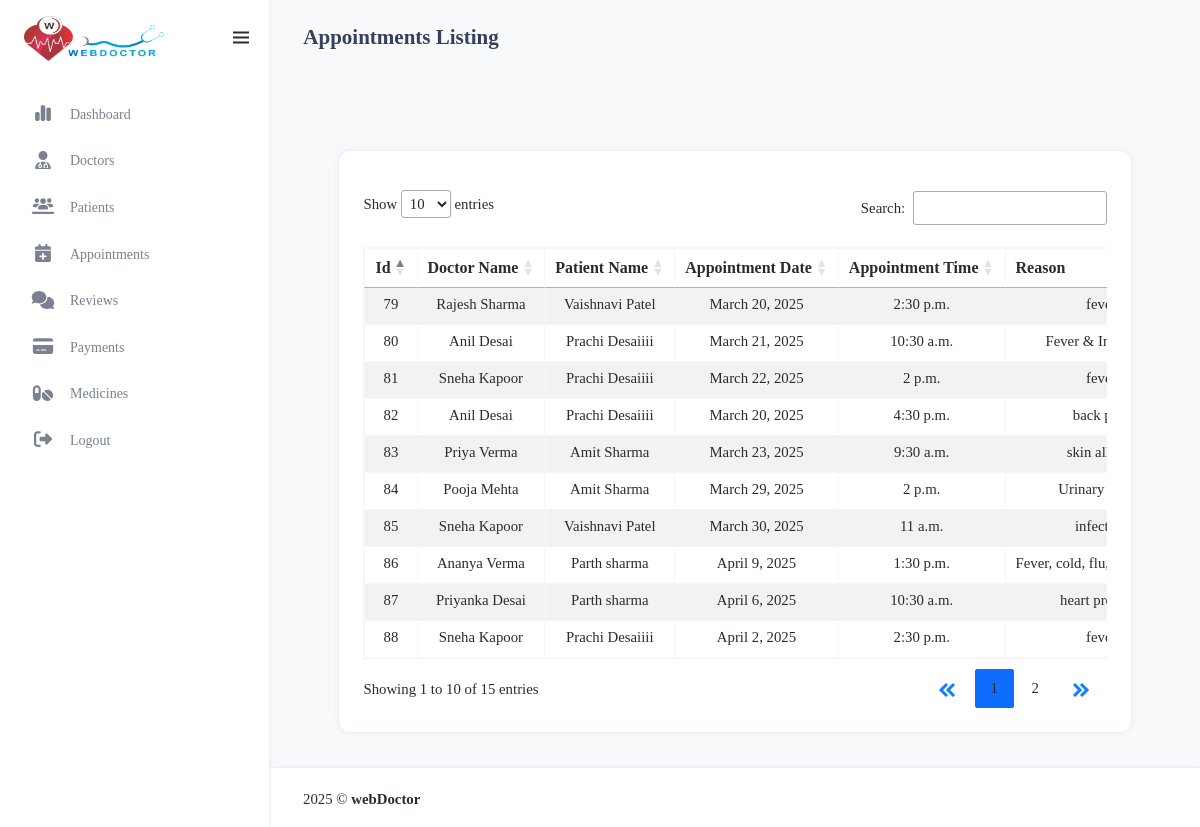
The page /admin_manage_appointments/ on the database as committed earlier.
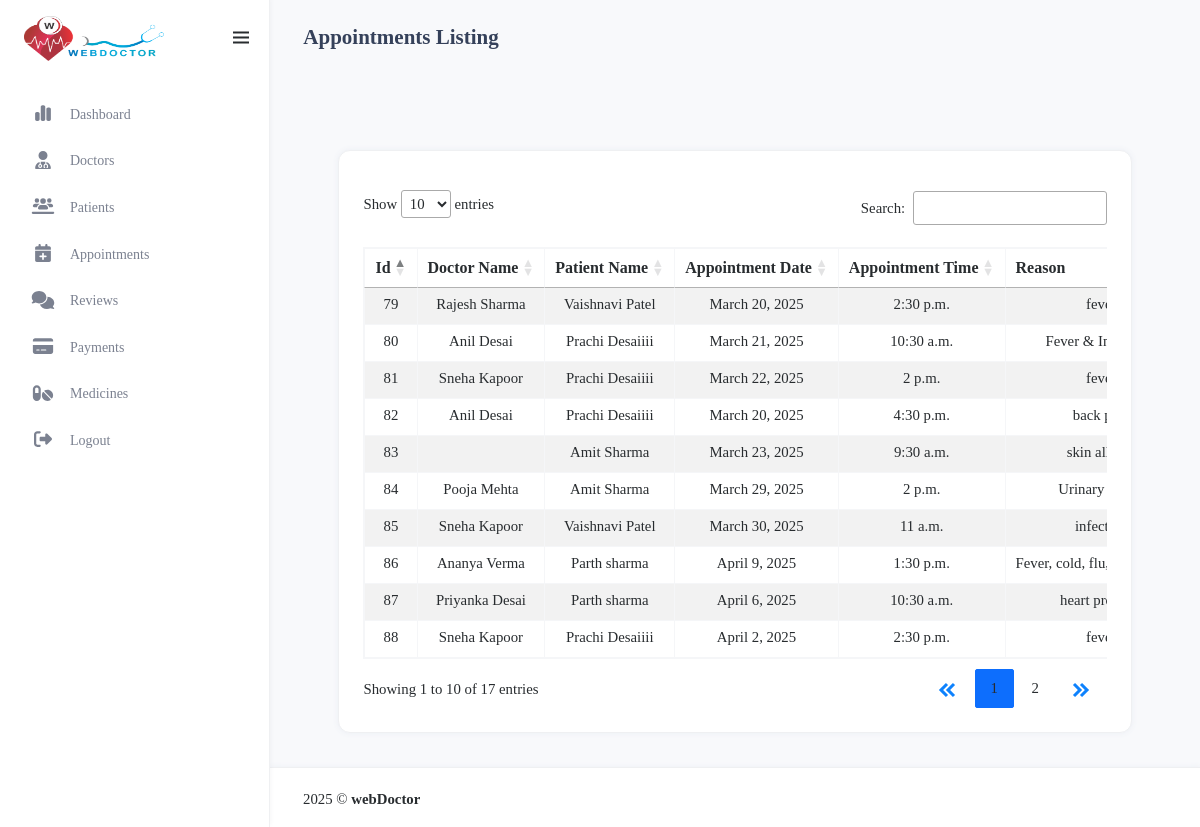
The same page on the database as committed later.
### myapp/models.py (models this page shows, shortened)
class appointment(models.Model):
     STATUS_CHOICE=[('Pending', 'Pending'), ('Confirm', 'Confirm'), ('Cancelled', 'Cancelled')]
     doctor_id=models.ForeignKey(doctorRegister,on_delete=models.CASCADE)
     patient_id=models.ForeignKey(patientRegister,on_delete=models.CASCADE)
     appointment_date = models.DateField()
     appointment_time = models.TimeField()
     reason = models.TextField(null=True)
     symptoms = models.CharField(max_length=255, blank=True, null=True)
     status = models.CharField(max_length=20, choices=STATUS_CHOICE, default='Pending')
     reason = models.TextField(null=True)
     symptoms = models.CharField(max_length=255, blank=True, null=True)
     booking_date = models.DateField(default=now)
     meeting_link = models.URLField(blank=True, null=True)

class doctorRegister(models.Model):
    GENDER_CHOICES = [
        ('M', 'Male'),
        ('F', 'Female'),
        ('O', 'Other'),
    ]
    AVAILABILITY_CHOICES = [
        ('Available', 'Available'),
        ('Not Available', 'Not Available'),
    ]
    name = models.CharField(max_length=100)
    email = models.EmailField(unique=True)
    phno = models.BigIntegerField(unique=True)
    password = models.CharField(max_length=100)
    profile_img = models.ImageField(upload_to='profile_pics/', null=True, blank=True)
    qualification = models.CharField(max_length=100,blank=True, null=True)
    specialization = models.CharField(max_length=100,blank=True, null=True)
    experience = models.IntegerField(blank=True, null=True)
    address = models.TextField(blank=True, null=True)
    city = models.CharField(max_length=50,blank=True, null=True)
    state = models.CharField(max_length=50,blank=True, null=True)
    clinic_name = models.CharField(max_length=255)
    clinic_address = models.TextField()
    gender = models.CharField(max_length=5, choices=GENDER_CHOICES)
    mci_no = models.CharField(max_length=10,blank=True, null=True)
    fee = models.BigIntegerField(null=True)
    about_me=models.TextField(null=True)
    is_approved = models.BooleanField(default=False)
    is_rejected = models.BooleanField(default=False)
    is_available = models.CharField(max_length=20, choices=AVAILABILITY_CHOICES)  # Updated field

class patientRegister(models.Model):
      BLOOD_GROUP_CHOICES = [
        ('A+', 'A+'), ('A-', 'A-'), ('B+', 'B+'), ('B-', 'B-'),
        ('O+', 'O+'), ('O-', 'O-'), ('AB+', 'AB+'), ('AB-', 'AB-')
      ]
      name = models.CharField(max_length=100)
      email = models.EmailField(unique=True)
      phno = models.BigIntegerField(unique=True)
      password = models.CharField(max_length=255)
      profile_img = models.ImageField(upload_to='profile_pics/', null=True, blank=True)
      dob=models.DateField(null=True)
      age = models.PositiveIntegerField(null=True)  # Age field
      weight = models.DecimalField(null=True,max_digits=5,decimal_places=2)#Weight field
      height = models.DecimalField(null=True,max_digits=5, decimal_places=2)
      address = models.TextField()  # Full address
      city = models.CharField(max_length=50)
      state = models.CharField(max_length=50)
      blood_group = models.CharField(max_length=3, choices=BLOOD_GROUP_CHOICES)  # Dropdown selection

### myapp/views.py (the view)
# urls.py: path('admin_manage_appointments/',views.admin_manage_appointments,name='admin_manage_appointments'),
def admin_manage_appointments(request):
    all_appointments=appointment.objects.all
    return render(request ,'admin_manage_appointments.html',{'all':all_appointments})

### myapp/templates/admin_manage_appointments.html (shortened to what the changed rows need)
{% load static %}
<html lang="en" style="transform: none" class="fontawesome-i2svg-active fontawesome-i2svg-complete">
<head>
    <link href="{%static 'assets/admin_libs/jsvectormap/css/jsvectormap.min.css'%}" rel="stylesheet" type="text/css" />
    <link href="{%static 'assets/admin_css/bootstrap.min.css' %}" id="bootstrap-style" rel="stylesheet"
        type="text/css" />
    <link href="{%static 'assets/admin_css/app.min.css' %}" id="app-style" rel="stylesheet" type="text/css" />
    <link href="{%static 'assets/admin_css/icons.min.css' %}" rel="stylesheet" type="text/css" />
    <link rel="stylesheet" href="https://cdnjs.cloudflare.com/ajax/libs/boxicons/2.1.4/css/boxicons.min.css" />
    <link rel="stylesheet" href="https://cdnjs.cloudflare.com/ajax/libs/jquery-confirm/3.3.2/jquery-confirm.min.css">
    <link rel="stylesheet" type="text/css" href="https://cdn.datatables.net/1.13.6/css/dataTables.bootstrap5.min.css" />
    <link rel="stylesheet" type="text/css"
        href="https://cdn.datatables.net/responsive/2.5.0/css/responsive.bootstrap5.min.css" />
    <link rel="stylesheet" href="https://cdnjs.cloudflare.com/ajax/libs/font-awesome/6.4.0/css/all.min.css">
</head>
<body>
    <div id="layout-wrapper">
        <div class="main-content">
          <div class="page-content">
              <div class="container-fluid mt-3">
      <div class="content">
        <div class="container-fluid">
          <div class="row">
            <div class="col-md-12">
              <div class="card card-table flex-fill">
                <div class="card-body">
                  <div class="table-responsive table-hover">
                    <table
                      id="appointmentTable"
                      class="table table-striped table-info-light table-bordered border-light-subtle dt-responsive table-hover nowrap" style="width:100%;"
                    >
                      <thead class="text-center">
                        <tr>
                          <th>Id</th>
                          <th>Doctor Name</th>
                          <th>Patient Name</th>
                          <th>Appointment Date</th>
                          <th>Appointment Time</th>
                          <th>Reason</th>
                        </tr>
                      </thead>
                      <tbody class="fs-6">
                        {% for appointment in all %}
                        <tr class="text-center">
                          <td>{{ appointment.id }}</td>
                          <td>{{ appointment.doctor_id.name }}</td>
                          <td>{{ appointment.patient_id.name }}</td>
                          <td>{{ appointment.appointment_date }}</td>
                          <td>{{ appointment.appointment_time }}</td>
                          <td>{{ appointment.reason }}</td>
                        </tr>
                        {% endfor %}
                      </tbody>
                    </table>
                  </div>
                </div>
              </div>
            </div>
          </div>
        </div>
      </div>
                  </div>
              </div>
          </div>
      </div>
</html>

Rows that differ between the two databases and show on the page:
changed through a linked row, appointment "March 23, 2025": doctor_id.name "Priya Verma" → (not shown)
Other text that changed with them:
text written by a page script: "Show entries Search: Showing 1 to 10 of 15 entries 1 2" → "Show entries Search: Showing 1 to 10 of 17 entries 1 2"
